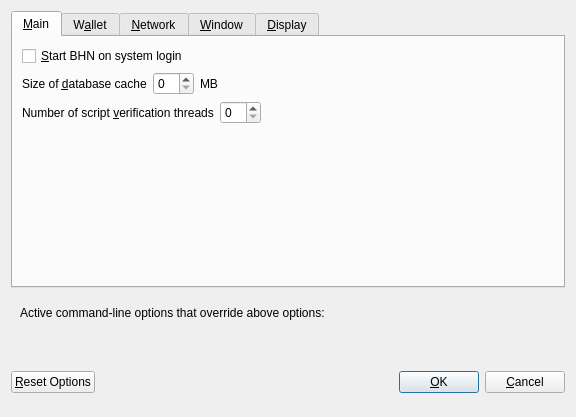
<?xml version="1.0" encoding="UTF-8"?>
<ui version="4.0">
 <class>OptionsDialog</class>
 <widget class="QDialog" name="OptionsDialog">
  <property name="geometry">
   <rect>
    <x>0</x>
    <y>0</y>
    <width>576</width>
    <height>417</height>
   </rect>
  </property>
  <property name="windowTitle">
   <string>Options</string>
  </property>
  <property name="modal">
   <bool>true</bool>
  </property>
  <layout class="QVBoxLayout" name="verticalLayout">
   <item>
    <widget class="QTabWidget" name="tabWidget">
     <property name="currentIndex">
      <number>0</number>
     </property>
     <widget class="QWidget" name="tabMain">
      <attribute name="title">
       <string>&amp;Main</string>
      </attribute>
      <layout class="QVBoxLayout" name="verticalLayout_Main">
       <item>
        <widget class="QCheckBox" name="bitcoinAtStartup">
         <property name="toolTip">
          <string>Automatically start BHN after logging in to the system.</string>
         </property>
         <property name="text">
          <string>&amp;Start BHN on system login</string>
         </property>
        </widget>
       </item>
       <item>
        <layout class="QHBoxLayout" name="horizontalLayout_2_Main">
         <item>
          <widget class="QLabel" name="databaseCacheLabel">
           <property name="text">
            <string>Size of &amp;database cache</string>
           </property>
           <property name="textFormat">
            <enum>Qt::PlainText</enum>
           </property>
           <property name="buddy">
            <cstring>databaseCache</cstring>
           </property>
          </widget>
         </item>
         <item>
          <widget class="QSpinBox" name="databaseCache"/>
         </item>
         <item>
          <widget class="QLabel" name="databaseCacheUnitLabel">
           <property name="text">
            <string>MB</string>
           </property>
           <property name="textFormat">
            <enum>Qt::PlainText</enum>
           </property>
          </widget>
         </item>
         <item>
          <spacer name="horizontalSpacer_2_Main">
           <property name="orientation">
            <enum>Qt::Horizontal</enum>
           </property>
           <property name="sizeHint" stdset="0">
            <size>
             <width>40</width>
             <height>20</height>
            </size>
           </property>
          </spacer>
         </item>
        </layout>
       </item>
       <item>
        <layout class="QHBoxLayout" name="horizontalLayout_3_Main">
         <item>
          <widget class="QLabel" name="threadsScriptVerifLabel">
           <property name="text">
            <string>Number of script &amp;verification threads</string>
           </property>
           <property name="textFormat">
            <enum>Qt::PlainText</enum>
           </property>
           <property name="buddy">
            <cstring>threadsScriptVerif</cstring>
           </property>
          </widget>
         </item>
         <item>
          <widget class="QSpinBox" name="threadsScriptVerif">
           <property name="toolTip">
            <string>(0 = auto, &lt;0 = leave that many cores free)</string>
           </property>
          </widget>
         </item>
         <item>
          <spacer name="horizontalSpacer_3_Main">
           <property name="orientation">
            <enum>Qt::Horizontal</enum>
           </property>
           <property name="sizeHint" stdset="0">
            <size>
             <width>40</width>
             <height>20</height>
            </size>
           </property>
          </spacer>
         </item>
        </layout>
       </item>
       <item>
        <spacer name="verticalSpacer_Main">
         <property name="orientation">
          <enum>Qt::Vertical</enum>
         </property>
         <property name="sizeHint" stdset="0">
          <size>
           <width>20</width>
           <height>40</height>
          </size>
         </property>
        </spacer>
       </item>
      </layout>
     </widget>
     <widget class="QWidget" name="tabWallet">
      <attribute name="title">
       <string>W&amp;allet</string>
      </attribute>
      <layout class="QVBoxLayout" name="verticalLayout_Wallet">
       <item>
        <widget class="QGroupBox" name="groupBox">
         <property name="title">
          <string>Expert</string>
         </property>
         <layout class="QVBoxLayout" name="verticalLayout_2">
          <item>
           <widget class="QCheckBox" name="coinControlFeatures">
            <property name="toolTip">
             <string>Whether to show coin control features or not.</string>
            </property>
            <property name="text">
             <string>Enable coin &amp;control features</string>
            </property>
           </widget>
          </item>
          <item>
           <widget class="QCheckBox" name="showMasternodesTab">
            <property name="toolTip">
             <string>Show additional tab listing all your masternodes in first sub-tab&lt;br/&gt;and all masternodes on the network in second sub-tab.</string>
            </property>
            <property name="text">
             <string>Show Masternodes Tab</string>
            </property>
           </widget>
          </item>
          <item>
           <widget class="QCheckBox" name="spendZeroConfChange">
            <property name="toolTip">
             <string>If you disable the spending of unconfirmed change, the change from a transaction&lt;br/&gt;cannot be used until that transaction has at least one confirmation.&lt;br/&gt;This also affects how your balance is computed.</string>
            </property>
            <property name="text">
             <string>&amp;Spend unconfirmed change</string>
            </property>
           </widget>
          </item>
         </layout>
        </widget>
       </item>
       <item>
        <spacer name="verticalSpacer_Wallet">
         <property name="orientation">
          <enum>Qt::Vertical</enum>
         </property>
         <property name="sizeHint" stdset="0">
          <size>
           <width>20</width>
           <height>40</height>
          </size>
         </property>
        </spacer>
       </item>
      </layout>
     </widget>
     <widget class="QWidget" name="tabNetwork">
      <attribute name="title">
       <string>&amp;Network</string>
      </attribute>
      <layout class="QVBoxLayout" name="verticalLayout_Network">
       <item>
        <widget class="QCheckBox" name="mapPortUpnp">
         <property name="toolTip">
          <string>Automatically open the BHN client port on the router. This only works when your router supports UPnP and it is enabled.</string>
         </property>
         <property name="text">
          <string>Map port using &amp;UPnP</string>
         </property>
        </widget>
       </item>
       <item>
        <widget class="QCheckBox" name="allowIncoming">
         <property name="toolTip">
          <string>Accept connections from outside</string>
         </property>
         <property name="text">
          <string>Allow incoming connections</string>
         </property>
        </widget>
       </item>
       <item>
        <widget class="QCheckBox" name="connectSocks">
         <property name="toolTip">
          <string>Connect to the BHN network through a SOCKS5 proxy.</string>
         </property>
         <property name="text">
          <string>&amp;Connect through SOCKS5 proxy (default proxy):</string>
         </property>
        </widget>
       </item>
       <item>
        <layout class="QHBoxLayout" name="horizontalLayout_1_Network">
         <item>
          <widget class="QLabel" name="proxyIpLabel">
           <property name="text">
            <string>Proxy &amp;IP:</string>
           </property>
           <property name="textFormat">
            <enum>Qt::PlainText</enum>
           </property>
           <property name="buddy">
            <cstring>proxyIp</cstring>
           </property>
          </widget>
         </item>
         <item>
          <widget class="QValidatedLineEdit" name="proxyIp">
           <property name="minimumSize">
            <size>
             <width>140</width>
             <height>0</height>
            </size>
           </property>
           <property name="maximumSize">
            <size>
             <width>140</width>
             <height>16777215</height>
            </size>
           </property>
           <property name="toolTip">
            <string>IP address of the proxy (e.g. IPv4: 127.0.0.1 / IPv6: ::1)</string>
           </property>
          </widget>
         </item>
         <item>
          <widget class="QLabel" name="proxyPortLabel">
           <property name="text">
            <string>&amp;Port:</string>
           </property>
           <property name="textFormat">
            <enum>Qt::PlainText</enum>
           </property>
           <property name="buddy">
            <cstring>proxyPort</cstring>
           </property>
          </widget>
         </item>
         <item>
          <widget class="QLineEdit" name="proxyPort">
           <property name="minimumSize">
            <size>
             <width>55</width>
             <height>0</height>
            </size>
           </property>
           <property name="maximumSize">
            <size>
             <width>55</width>
             <height>16777215</height>
            </size>
           </property>
           <property name="toolTip">
            <string>Port of the proxy (e.g. 9050)</string>
           </property>
          </widget>
         </item>
         <item>
          <spacer name="horizontalSpacer_1_Network">
           <property name="orientation">
            <enum>Qt::Horizontal</enum>
           </property>
           <property name="sizeHint" stdset="0">
            <size>
             <width>40</width>
             <height>20</height>
            </size>
           </property>
          </spacer>
         </item>
        </layout>
       </item>
       <item>
        <spacer name="verticalSpacer_Network">
         <property name="orientation">
          <enum>Qt::Vertical</enum>
         </property>
         <property name="sizeHint" stdset="0">
          <size>
           <width>20</width>
           <height>40</height>
          </size>
         </property>
        </spacer>
       </item>
      </layout>
     </widget>
     <widget class="QWidget" name="tabWindow">
      <attribute name="title">
       <string>&amp;Window</string>
      </attribute>
      <layout class="QVBoxLayout" name="verticalLayout_Window">
       <item>
        <widget class="QCheckBox" name="minimizeToTray">
         <property name="toolTip">
          <string>Show only a tray icon after minimizing the window.</string>
         </property>
         <property name="text">
          <string>&amp;Minimize to the tray instead of the taskbar</string>
         </property>
        </widget>
       </item>
       <item>
        <widget class="QCheckBox" name="minimizeOnClose">
         <property name="toolTip">
          <string>Minimize instead of exit the application when the window is closed. When this option is enabled, the application will be closed only after selecting Quit in the menu.</string>
         </property>
         <property name="text">
          <string>M&amp;inimize on close</string>
         </property>
        </widget>
       </item>
       <item>
        <spacer name="verticalSpacer_Window">
         <property name="orientation">
          <enum>Qt::Vertical</enum>
         </property>
         <property name="sizeHint" stdset="0">
          <size>
           <width>20</width>
           <height>40</height>
          </size>
         </property>
        </spacer>
       </item>
      </layout>
     </widget>
     <widget class="QWidget" name="tabDisplay">
      <attribute name="title">
       <string>&amp;Display</string>
      </attribute>
      <layout class="QVBoxLayout" name="verticalLayout_Display">
       <item>
        <layout class="QHBoxLayout" name="horizontalLayout_1_Display">
         <item>
          <widget class="QLabel" name="langLabel">
           <property name="text">
            <string>User Interface &amp;language:</string>
           </property>
           <property name="textFormat">
            <enum>Qt::PlainText</enum>
           </property>
           <property name="buddy">
            <cstring>lang</cstring>
           </property>
          </widget>
         </item>
         <item>
          <widget class="QValueComboBox" name="lang">
           <property name="toolTip">
            <string>The user interface language can be set here. This setting will take effect after restarting BHN.</string>
           </property>
          </widget>
         </item>
        </layout>
       </item>
       <item>
        <widget class="QLabel" name="label_3">
         <property name="toolTip">
          <string notr="true"/>
         </property>
         <property name="statusTip">
          <string notr="true"/>
         </property>
         <property name="whatsThis">
          <string notr="true"/>
         </property>
         <property name="accessibleName">
          <string notr="true"/>
         </property>
         <property name="text">
          <string>Language missing or translation incomplete? Help contributing translations here:
https://www.transifex.com/bhn-project/bhn-project-translations</string>
         </property>
         <property name="wordWrap">
          <bool>true</bool>
         </property>
         <property name="openExternalLinks">
          <bool>true</bool>
         </property>
         <property name="textInteractionFlags">
          <set>Qt::TextBrowserInteraction</set>
         </property>
        </widget>
       </item>
       <item>
        <layout class="QHBoxLayout" name="horizontalLayout_4_Display" stretch="0,0">
         <item>
          <widget class="QLabel" name="themeLabel">
           <property name="text">
            <string>User Interface Theme:</string>
           </property>
          </widget>
         </item>
         <item>
          <widget class="QValueComboBox" name="theme"/>
         </item>
        </layout>
       </item>
       <item>
        <widget class="Line" name="line">
         <property name="orientation">
          <enum>Qt::Horizontal</enum>
         </property>
        </widget>
       </item>
       <item>
        <layout class="QHBoxLayout" name="horizontalLayout_2_Display">
         <item>
          <widget class="QLabel" name="unitLabel">
           <property name="text">
            <string>&amp;Unit to show amounts in:</string>
           </property>
           <property name="textFormat">
            <enum>Qt::PlainText</enum>
           </property>
           <property name="buddy">
            <cstring>unit</cstring>
           </property>
          </widget>
         </item>
         <item>
          <widget class="QValueComboBox" name="unit">
           <property name="toolTip">
            <string>Choose the default subdivision unit to show in the interface and when sending coins.</string>
           </property>
          </widget>
         </item>
        </layout>
       </item>
       <item>
        <layout class="QHBoxLayout" name="horizontalLayout_5_Display">
         <item>
          <widget class="QLabel" name="digitsLabel">
           <property name="text">
            <string>Decimal digits</string>
           </property>
          </widget>
         </item>
         <item>
          <widget class="QValueComboBox" name="digits"/>
         </item>
        </layout>
       </item>
       <item>
        <layout class="QHBoxLayout" name="horizontalLayout_3_Display">
         <item>
          <widget class="QLabel" name="thirdPartyTxUrlsLabel">
           <property name="toolTip">
            <string>Third party URLs (e.g. a block explorer) that appear in the transactions tab as context menu items. %s in the URL is replaced by transaction hash. Multiple URLs are separated by vertical bar |.</string>
           </property>
           <property name="text">
            <string>Third party transaction URLs</string>
           </property>
           <property name="buddy">
            <cstring>thirdPartyTxUrls</cstring>
           </property>
          </widget>
         </item>
         <item>
          <widget class="QLineEdit" name="thirdPartyTxUrls">
           <property name="toolTip">
            <string>Third party URLs (e.g. a block explorer) that appear in the transactions tab as context menu items. %s in the URL is replaced by transaction hash. Multiple URLs are separated by vertical bar |.</string>
           </property>
          </widget>
         </item>
        </layout>
       </item>
       <item>
        <spacer name="verticalSpacer">
         <property name="orientation">
          <enum>Qt::Vertical</enum>
         </property>
         <property name="sizeHint" stdset="0">
          <size>
           <width>20</width>
           <height>40</height>
          </size>
         </property>
        </spacer>
       </item>
      </layout>
     </widget>
    </widget>
   </item>
   <item>
    <widget class="QFrame" name="frame">
     <layout class="QVBoxLayout" name="verticalLayout_Bottom">
      <item>
       <layout class="QHBoxLayout" name="horizontalLayout_Bottom">
        <item>
         <widget class="QLabel" name="overriddenByCommandLineInfoLabel">
          <property name="text">
           <string>Active command-line options that override above options:</string>
          </property>
          <property name="textFormat">
           <enum>Qt::PlainText</enum>
          </property>
         </widget>
        </item>
        <item>
         <spacer name="horizontalSpacer_Bottom">
          <property name="orientation">
           <enum>Qt::Horizontal</enum>
          </property>
          <property name="sizeHint" stdset="0">
           <size>
            <width>40</width>
            <height>20</height>
           </size>
          </property>
         </spacer>
        </item>
       </layout>
      </item>
      <item>
       <widget class="QLabel" name="overriddenByCommandLineLabel">
        <property name="text">
         <string/>
        </property>
        <property name="textFormat">
         <enum>Qt::PlainText</enum>
        </property>
        <property name="wordWrap">
         <bool>true</bool>
        </property>
       </widget>
      </item>
     </layout>
    </widget>
   </item>
   <item>
    <layout class="QHBoxLayout" name="horizontalLayout_Buttons">
     <item>
      <widget class="QPushButton" name="resetButton">
       <property name="toolTip">
        <string>Reset all client options to default.</string>
       </property>
       <property name="text">
        <string>&amp;Reset Options</string>
       </property>
       <property name="autoDefault">
        <bool>false</bool>
       </property>
      </widget>
     </item>
     <item>
      <spacer name="horizontalSpacer_1">
       <property name="orientation">
        <enum>Qt::Horizontal</enum>
       </property>
       <property name="sizeHint" stdset="0">
        <size>
         <width>40</width>
         <height>48</height>
        </size>
       </property>
      </spacer>
     </item>
     <item>
      <widget class="QLabel" name="statusLabel">
       <property name="minimumSize">
        <size>
         <width>200</width>
         <height>0</height>
        </size>
       </property>
       <property name="font">
        <font>
         <weight>75</weight>
         <bold>true</bold>
        </font>
       </property>
       <property name="text">
        <string/>
       </property>
       <property name="textFormat">
        <enum>Qt::PlainText</enum>
       </property>
       <property name="wordWrap">
        <bool>true</bool>
       </property>
      </widget>
     </item>
     <item>
      <spacer name="horizontalSpacer_2">
       <property name="orientation">
        <enum>Qt::Horizontal</enum>
       </property>
       <property name="sizeHint" stdset="0">
        <size>
         <width>40</width>
         <height>48</height>
        </size>
       </property>
      </spacer>
     </item>
     <item>
      <widget class="QPushButton" name="okButton">
       <property name="text">
        <string>&amp;OK</string>
       </property>
       <property name="autoDefault">
        <bool>false</bool>
       </property>
       <property name="default">
        <bool>true</bool>
       </property>
      </widget>
     </item>
     <item>
      <widget class="QPushButton" name="cancelButton">
       <property name="text">
        <string>&amp;Cancel</string>
       </property>
       <property name="autoDefault">
        <bool>false</bool>
       </property>
      </widget>
     </item>
    </layout>
   </item>
  </layout>
 </widget>
 <customwidgets>
  <customwidget>
   <class>QValidatedLineEdit</class>
   <extends>QLineEdit</extends>
   <header>qvalidatedlineedit.h</header>
  </customwidget>
  <customwidget>
   <class>QValueComboBox</class>
   <extends>QComboBox</extends>
   <header>qvaluecombobox.h</header>
  </customwidget>
 </customwidgets>
 <resources/>
 <connections/>
</ui>
